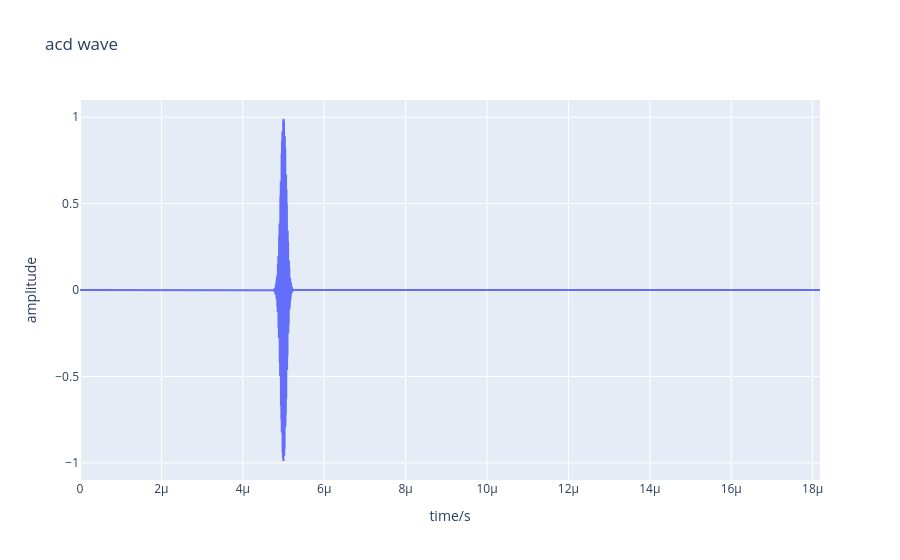

The notebook cell saved with this chart:
### Code cell
acd_freq = 100e6
acd_pac = 0.1e6
acd_time_delay = 4.0e-6
acd_pulse_width = 10 / acd_freq

for i in range(1):
    acd_time_delay += 1e-6
    BD_obj.add_pac_wave(acd_freq, acd_pac, acd_time_delay, acd_pulse_width, 0, 0, 1)

fig = go.Figure()
fig.add_trace(go.Scatter(x=BD_obj.time, y=BD_obj.get_npac_wave(-1), mode="lines"))
fig.update_layout(
    title="acd wave",
    xaxis_title="time/s",
    yaxis_title="amplitude"
)
fig.show()

plt.plot(BD_obj.time, BD_obj.npac_wave)
plt.title("total wave")
plt.xlabel("time/s")
plt.ylabel("amplitude")
plt.show()

### Figure 1 — Plotly figure (JSON) as saved in the notebook; plotly's stock layout.template omitted (floating-point values rounded to 4 significant figures; data arrays with more than 128 entries replaced by an {"elided": "..."} marker saying what was removed)
{"data": [{"mode": "lines", "type": "scatter", "x": {"elided": "20000 float values"}, "y": {"elided": "20000 float values"}}], "layout": {"title": {"text": "acd wave"}, "xaxis": {"title": {"text": "time/s"}}, "yaxis": {"title": {"text": "amplitude"}}}}
